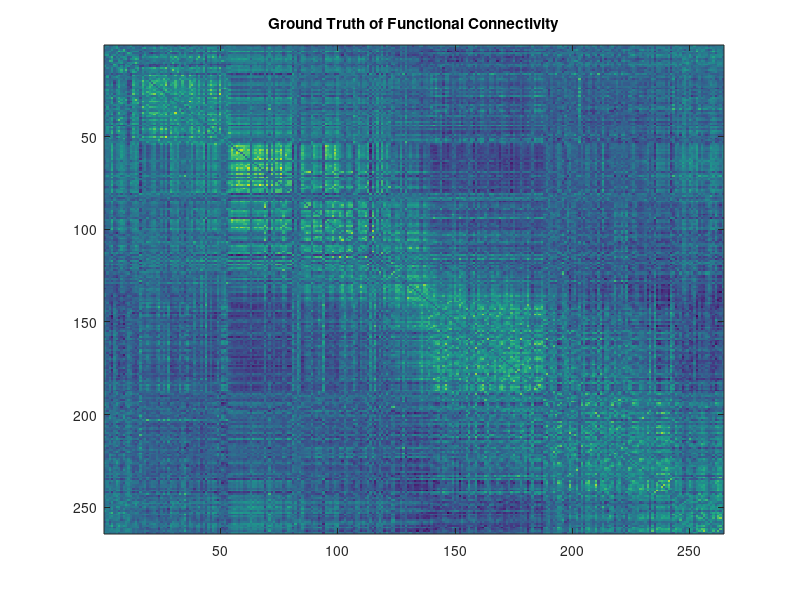
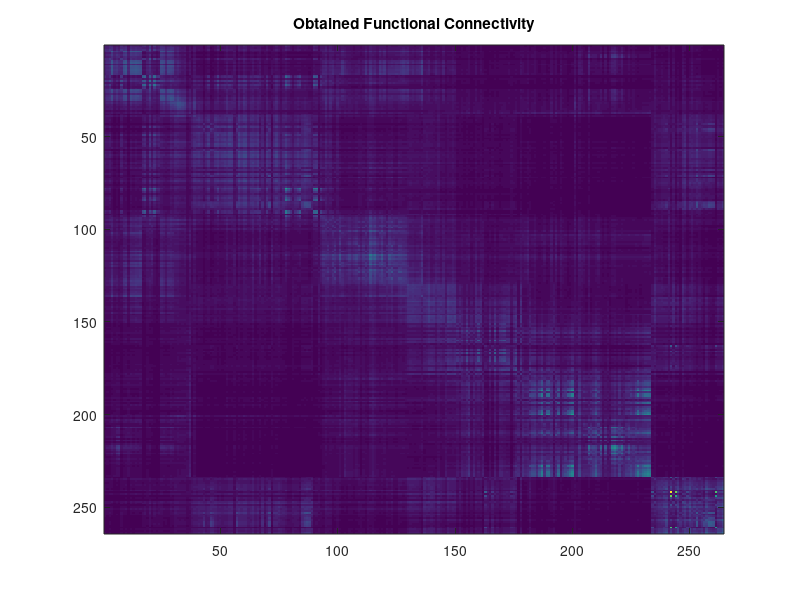
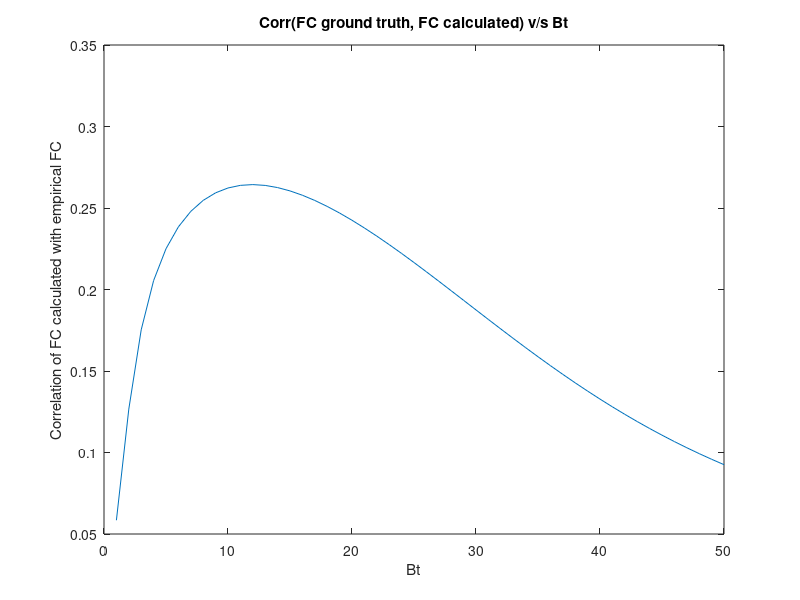

Here is the MATLAB script that generated these plots, in order:
%{
Estimating Functional Connectivity from Structural Connectivity
Data: Autism TD(Typically Developing i.e, Healthy samples)
Age Group: 4 to 20.
ROI: 264
source: http://umcd.humanconnectomeproject.org
Authors: Abbhinav Venkat, Govinda Surampudi
Date: 11/12/2015
%}

%Reading data

%Adjacency Matrix i.e, Structural Connectivity of size NxN
W_s = dlmread('UCLA_Autism_TD128B_DTI_connectmat.txt');
D_s = diag(sum(W_s, 1));                                       %D matrix

%kk = (D_s^(-0.5))*W_s*(D_s^(-0.5));
%LL = D_s - W_s;

%Functional Connectivity of size NxN where N = #ROI
FC = dlmread('UCLA_Autism_TD128_rsfMRI_connectmat.txt');    %Ground Truth of FC
FC(isinf(FC)) = 0;                                          %Setting Diag as 0
Fc_norm = (FC - min(FC(:)))/(max(FC(:)) - min(FC(:)));      %Normalizing in the range [0 1]

%Calculating Laplacian sym
%L_sym = (D_s^(-0.5))*LL*(D_s^(-0.5));
L_sym = eye(size(W_s,1)) - (inv(D_s^(0.5)))*W_s*(inv(D_s^(0.5)));

%Eig decomp. of lap.
[vec, val] = eig(L_sym);

%Initializing
maxi = -1;
t = -1;
H_s2 = cell(50, 1);
pear_corr = size(50, 1);

%exp(val*t) 
%Running for different t from 1 to 50.
for i = 1:50
    Diag_s_exp = diag(exp(-sum(val,1)*i));
    H_s = vec * Diag_s_exp * vec';                             %Heat Kernal

    %Normalizing in the range [0 1]
    H_s2{i} = (H_s - min(H_s(:)))/(max(H_s(:)) - min(H_s(:))); %Normalized Heat Kernal

    %Pearson correlation between H_s2 and Fc_norm
    %For drawing graph Corr(FC_ground_truth, FC_calculated) v/s Bt
    mean_calc = mean2(H_s2{i});
    mean_ground = mean2(Fc_norm);

    H = H_s2{i} - mean_calc;
    Fc_norm = Fc_norm - mean_ground;
    temp = H.*Fc_norm;
    H_sq = H.*H;
    Fc_sq = Fc_norm.*Fc_norm;

    pear_corr(i) = sum(temp(:))/(sqrt(sum(H_sq(:)))*sqrt(sum(Fc_sq(:))));
    fprintf('Per_corr for t=%d', i);
    disp(pear_corr(i));
    
    %Find Max Pearson correlation coefficient and save best t
    if pear_corr(i)>=maxi
        maxi = pear_corr(i);
        t = i;
    end
    
end

%Results
fprintf('******----------------------------------******\n');
fprintf('Max Pearson correlation = %d', maxi);
fprintf('\nt = %d\n', t);

figure; imagesc(Fc_norm); title('Ground Truth of Functional Connectivity');
figure; imagesc(H_s2{t}); title('Obtained Functional Connectivity');
figure; plot(pear_corr);  title('Corr(FC ground truth, FC calculated) v/s Bt'); 
xlabel('Bt'); ylabel('Correlation of FC calculated with empirical FC');